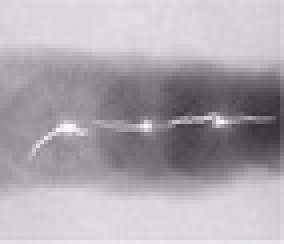
%> input picture Homeworks/Week10/images/焊接X光图像.jpg, 71 x 61 px, shrunk from 549 x 472 before the run (shown 4 times larger)
$ octave pyramid_color.m   (GNU Octave 9; MATLAB toolbox functions it lacks are replaced by stand-ins)
%> lines starting %> are read from the running program, lines starting %| are printed output that depends on the picture
### Homeworks/Week10/codes/gauss_pyramid1.m
function pyr = gauss_pyramid1(I,nlev)
pyr = cell(nlev,1);
pyr{1} = I;
G_LOWER = I;
f = [.05, .25, .4, .25, .05];
f = f'*f;

    for l = 2:nlev
        G_LOWER=G_LOWER(1:2:size(G_LOWER,1)-1,1:2:size(G_LOWER,2)-1); %降采样
        pyr{l}=imfilter(G_LOWER,f,'replicate');
    end
end

### Homeworks/Week10/codes/pyramid_color.m
I = im2double(rgb2gray(imread('焊接X光图像.jpg')));
%> I: size 61x71 double; min 0.208, max 0.992, mean 0.67
I = im2double(rgb2gray(imread('美国NOAA可见光云图.jpg')));
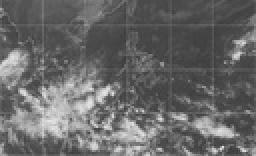
%> input picture Homeworks/Week10/images/美国NOAA可见光云图.jpg, 128 x 78 px, shrunk from 989 x 600 before the run (shown 2 times larger)
%> I: size 78x128 double; min 0.231, max 0.894, mean 0.408
% 高斯金字塔调用
gauss_pyr=gauss_pyramid1(I,5);
%> the loop in gauss_pyramid1, `for l = 2:nlev` made 4 passes
%> pass 1, in gauss_pyramid1, `G_LOWER=G_LOWER(1:2:size(G_LOWER,1)-1,1:2:size(G_LOWER,2)-1);`:
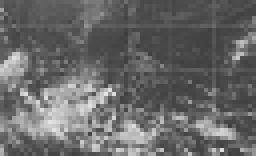
%> G_LOWER: size 39x64 double (shown 4 times larger); min 0.239, max 0.89, mean 0.409
%> after the loop in gauss_pyramid1, `for l = 2:nlev`: G_LOWER = [0.384 0.361 0.392 0.478 0.337 0.298 0.302 0.333; 0.349 0.31 0.341 0.306 0.322 0.271 0.271 0.271; 0.725 0.333 0.294 0.369 0.329 0.525 0.259 0.29; 0.498 0.6 0.604 0.733 0.302 0.271 0.267 0.325]; pyr = 5 items
%> gauss_pyr = 5 items
color = ['FF','00 ','FF','8B','00','8B','FF','00','00','CD','68','39','19','19','70'];
for k=1:length(gauss_pyr)
    [M,N]=size(gauss_pyr{k});
    for i=1:M
        for j=1:N
            if gauss_pyr{k}(i,j)<0.2
                % 变色
                gauss_pyr{k}(i,j,1)=hex2dec(color(3*k-2));
                gauss_pyr{k}(i,j,2)=hex2dec(color(3*k-1));
                gauss_pyr{k}(i,j,3)=hex2dec(color(3*k));
            elseif gauss_pyr{k}(i,j)<0.3
                % #FF00FF 洋红
                gauss_pyr{k}(i,j,1)=hex2dec('FF');
                gauss_pyr{k}(i,j,2)=hex2dec('00');
                gauss_pyr{k}(i,j,3)=hex2dec('FF');
            elseif gauss_pyr{k}(i,j)<0.4
                % #FFD700金
                gauss_pyr{k}(i,j,1)=hex2dec('FF');
                gauss_pyr{k}(i,j,2)=hex2dec('D7');
                gauss_pyr{k}(i,j,3)=hex2dec('00');
            elseif gauss_pyr{k}(i,j)<0.6
                % #4B0082靛青
                gauss_pyr{k}(i,j,1)=hex2dec('4B');
                gauss_pyr{k}(i,j,2)=hex2dec('00');
                gauss_pyr{k}(i,j,3)=hex2dec('82');
            elseif gauss_pyr{k}(i,j)<0.8
                % #FFFF00纯黄
                gauss_pyr{k}(i,j,1)=hex2dec('FF');
                gauss_pyr{k}(i,j,2)=hex2dec('FF');
                gauss_pyr{k}(i,j,3)=hex2dec('00');
            else
                % #008000纯绿
                gauss_pyr{k}(i,j,1)=hex2dec('00');
                gauss_pyr{k}(i,j,2)=hex2dec('80');
                gauss_pyr{k}(i,j,3)=hex2dec('00');
            end
        end
    end
end
%> this loop made 5 passes
%> (M, N) on passes 1 to 5: (78, 128), (39, 64), (19, 32), (9, 16), (4, 8)

figure;
for i=1:5
    subplot(2,3,i);
    imshow(gauss_pyr{i});
    title(['高斯金字塔伪彩色图像: 第',num2str(i),'层']);
end
%> this loop made 5 passes
%> pass 1, `imshow(gauss_pyr{i});`:
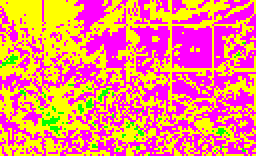
%> displayed picture: size 78x128x3, on the screen's scale of 0 to 255 (shown 2 times larger); mean R, G, B 249.6, 134.4, 120.6
%> pass 2, `imshow(gauss_pyr{i});`:
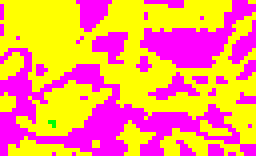
%> displayed picture: size 39x64x3, on the screen's scale of 0 to 255 (shown 4 times larger); mean R, G, B 254.7, 150.8, 104.2
%> after the loop:
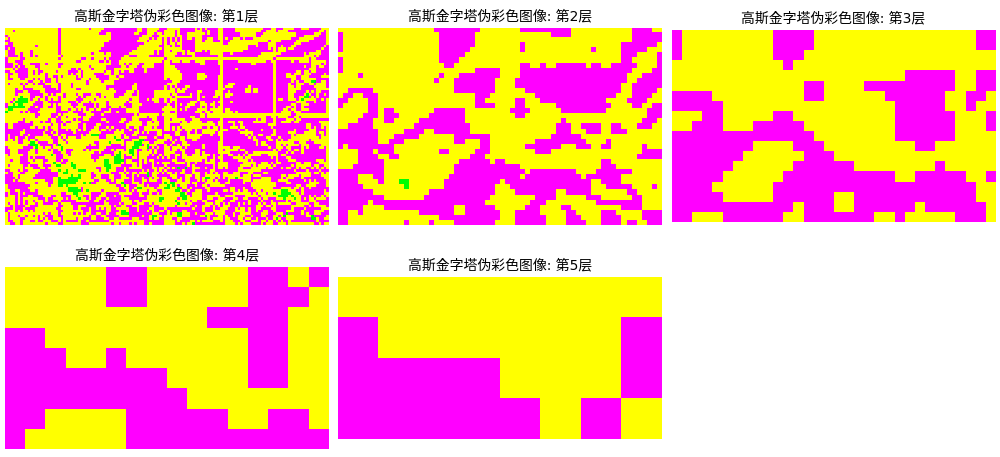
%> figure redrawn from the program's plot data, 5 panels
